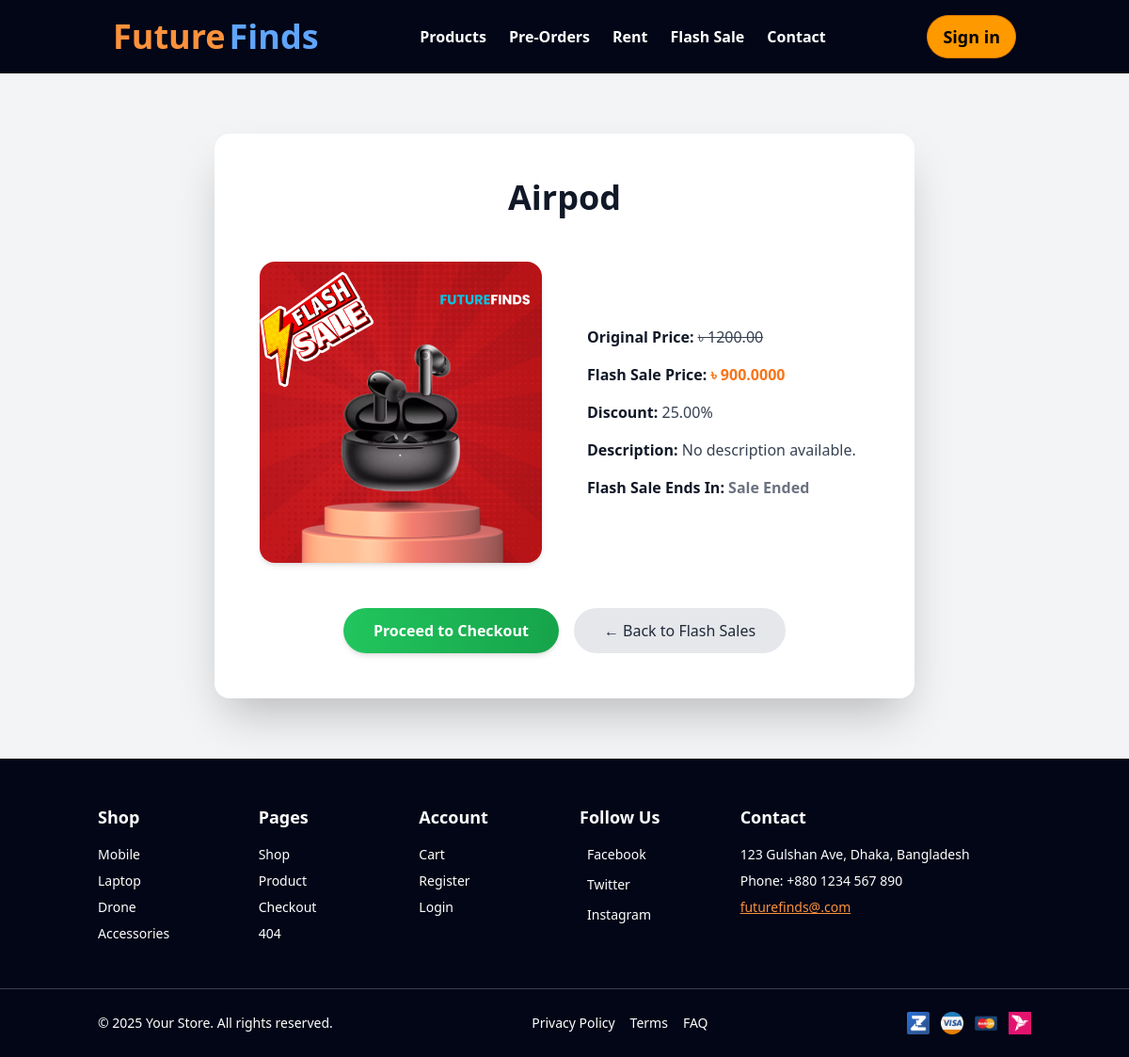
The page /product/product/flash-sale/6/ on the database its author committed.
### products/models.py (models this page shows, shortened)
class FlashSaleProduct(models.Model):
    name = models.CharField(max_length=255)
    image = models.ImageField(upload_to='flash_sale_images/', blank=True, null=True)
    discount_type = models.CharField(
        max_length=10,
        choices=[('percent', 'Percent'), ('fixed', 'Fixed')],
        default='percent'
    )
    original_price = models.DecimalField(max_digits=10, decimal_places=2, default=0)
    discount_value = models.DecimalField(
        max_digits=10,
        decimal_places=2,
        default=0,
        help_text="Enter percentage for percent discount, or fixed amount for fixed discount"
    )
    start_time = models.DateTimeField()
    end_time = models.DateTimeField()
    def get_sale_price(self):
        if self.discount_type == 'percent':
            return self.original_price * (1 - self.discount_value / 100)
        else:  # fixed
            return self.original_price - self.discount_value

### products/views.py (the view)
# urls.py: path("flash-sale/<int:pk>/", views.flash_sale_detail, name="flash_sale_detail"),
def flash_sale_detail(request, pk):
    product = get_object_or_404(FlashSaleProduct, pk=pk)
    return render(request, "flash_sale_detail.html", {"product": product})

### templates/flash_sale_detail.html (shortened to what this page needs)
{% load static %}
<!DOCTYPE html>
<html lang="en">
<head>
    <link href="https://cdn.jsdelivr.net/npm/daisyui@4.12.24/dist/full.min.css" rel="stylesheet">
    <script src="https://cdn.tailwindcss.com"></script>
</head>
<body class="bg-gray-100">
<header class="bg-slate-950 sticky top-0 z-50">
  <div class="container mx-auto flex justify-between items-center py-4 px-4 lg:px-8">
    <a href="{% url 'home' %}" class="flex items-center">
      <span class="text-orange-400 text-4xl font-bold">Future</span>
      <span class="text-blue-400 text-4xl font-bold ml-1">Finds</span>
    </a>
    <nav id="mobileMenu" class="hidden lg:flex md:flex-grow justify-center">
      <ul class="flex flex-col lg:flex-row lg:space-x-6 text-white font-semibold">
        <li><a href="{% url 'products' %}" class="hover:text-orange-400 py-2 block">Products</a></li>
        <li><a href="{% url 'preorder_products' %}" class="hover:text-orange-400 py-2 block">Pre-Orders</a></li>
        <li><a href="{% url 'rental_products' %}" class="hover:text-orange-400 py-2 block">Rent</a></li>
        <li><a href="{% url 'flash_sale' %}" class="hover:text-orange-400 py-2 block">Flash Sale</a></li>
        <li><a href="#footer_part" class="hover:text-orange-400 py-2 block">Contact</a></li>
      </ul>
    </nav>
    <div class="hidden lg:flex items-center space-x-4">
      {% if user.is_authenticated %}
        <span class="text-gray-200 text-lg">Hi, {{ user.username }}</span>
        <a href="{% url 'logout' %}"
           class="bg-[#5EBB2B] border border-[#4eaa0c] text-white hover:bg-transparent hover:text-[#5EBB2B] font-semibold px-4 py-2 rounded-full text-lg transition">
           Sign out
        </a>
      {% else %}
        <a href="{% url 'login' %}"
           class="bg-[#FF9900] border border-[#e17d00] text-black hover:bg-transparent hover:text-[#FF9900] font-semibold px-4 py-2 rounded-full text-lg transition">
           Sign in
        </a>
      {% endif %}
    </div>
  </div>
</header>
{% load static %}
<main class="container mx-auto my-16 px-4">
  <div class="bg-white shadow-2xl rounded-2xl p-8 md:p-12 w-full md:w-5/6 lg:w-3/4 mx-auto transition-transform duration-300 hover:-translate-y-1">
    <h2 class="text-3xl sm:text-4xl font-extrabold text-gray-900 mb-8 text-center pb-4">
      {{ product.name }}
    </h2>
    <div class="flex flex-col md:flex-row items-center gap-8 md:gap-12">
      <div class="w-full md:w-1/2 flex justify-center">
        {% if product.image %}
          <img src="{{ product.image.url }}"
               alt="{{ product.name }}"
               class="w-80 h-80 object-cover rounded-2xl shadow-md hover:scale-105 transition-transform duration-500">
        {% else %}
          <img src="{% static 'images/default.png' %}"
               alt="No Image"
               class="w-80 h-80 object-cover rounded-2xl shadow-md">
        {% endif %}
      </div>
      <div class="w-full md:w-1/2 text-gray-700 space-y-4">
        <p>
          <span class="font-semibold text-gray-900">Original Price:</span>
          <span class="line-through">৳ {{ product.original_price }}</span>
        </p>
        <p>
          <span class="font-semibold text-gray-900">Flash Sale Price:</span>
          <span class="text-orange-500 font-bold">৳ {{ product.get_sale_price }}</span>
        </p>
        <p>
          <span class="font-semibold text-gray-900">Discount:</span>
          {% if product.discount_type == 'percent' %}
            {{ product.discount_value }}%
          {% else %}
            ৳ {{ product.discount_value }}
          {% endif %}
        </p>
        <p>
          <span class="font-semibold text-gray-900">Description:</span>
          {{ product.description|default:"No description available." }}
        </p>
        <p>
          <span class="font-semibold text-gray-900">Flash Sale Ends In:</span>
          <span id="countdown" class="font-bold text-red-600"></span>
        </p>
      </div>
    </div>
    <div class="mt-12 flex flex-col sm:flex-row justify-center items-center gap-4">
      <a href="{% url 'flash_sale_checkout' product.pk %}"
         class="w-full sm:w-auto text-center bg-gradient-to-r from-green-500 to-green-600 text-white font-semibold py-3 px-8 rounded-full shadow-md hover:from-green-600 hover:to-green-700 transform hover:scale-105 transition-all duration-300">
         Proceed to Checkout
      </a>
      <a href="{% url 'flash_sale' %}"
         class="w-full sm:w-auto text-center bg-gray-200 text-gray-800 font-medium py-3 px-8 rounded-full hover:bg-gray-300 transition-all duration-300">
        ← Back to Flash Sales
      </a>
    </div>
  </div>
</main>
<footer class="bg-slate-950 text-white text-sm mt-10">
    {% load static %}
  <div class="container mx-auto px-4 py-12">
    <div class="grid grid-cols-1 sm:grid-cols-2 lg:grid-cols-6 gap-8">
      <div>
        <h3 class="text-lg font-semibold mb-4">Shop</h3>
        <ul class="space-y-2">
          <li><a href="/product/products/phone" class="hover:text-orange-400">Mobile</a></li>
          <li><a href="#" class="hover:text-orange-400">Laptop</a></li>
          <li><a href="#" class="hover:text-orange-400">Drone</a></li>
          <li><a href="#" class="hover:text-orange-400">Accessories</a></li>
        </ul>
      </div>
      <div>
        <h3 class="text-lg font-semibold mb-4">Pages</h3>
        <ul class="space-y-2">
          <li><a href="#" class="hover:text-orange-400">Shop</a></li>
          <li><a href="#" class="hover:text-orange-400">Product</a></li>
          <li><a href="#" class="hover:text-orange-400">Checkout</a></li>
          <li><a href="#" class="hover:text-orange-400">404</a></li>
        </ul>
      </div>
      <div>
        <h3 class="text-lg font-semibold mb-4">Account</h3>
        <ul class="space-y-2">
          <li><a href="#" class="hover:text-orange-400">Cart</a></li>
          <li><a href="#" class="hover:text-orange-400">Register</a></li>
          <li><a href="#" class="hover:text-orange-400">Login</a></li>
        </ul>
      </div>
      <div>
        <h3 class="text-lg font-semibold mb-4">Follow Us</h3>
        <ul class="space-y-3">
          <li><a href="#" class="flex items-center gap-2 hover:text-orange-400">
            <img src="{% static 'images/icons/facebook.svg' %}" class="h-4" alt=""> Facebook</a></li>
          <li><a href="#" class="flex items-center gap-2 hover:text-orange-400">
            <img src="{% static 'images/icons/twitter.svg' %}" class="h-4" alt=""> Twitter</a></li>
          <li><a href="#" class="flex items-center gap-2 hover:text-orange-400">
            <img src="{% static 'images/icons/instagram.svg' %}" class="h-4" alt=""> Instagram</a></li>
        </ul>
      </div>
      <div class="col-span-1 sm:col-span-2 lg:col-span-2">
        <h3 class="text-lg font-semibold mb-4">Contact</h3>
        <p class="mb-2">123 Gulshan Ave, Dhaka, Bangladesh</p>
        <p class="mb-2">Phone: +880 1234 567 890</p>
        <a href="mailto:info@yourstore.com" class="underline text-orange-400">futurefinds@.com</a>
      </div>
    </div>
  </div>
  <div class="border-t border-gray-700 py-6">
    <div class="container mx-auto px-4 flex flex-col md:flex-row justify-between items-center text-center gap-4">
      <p class="text-sm">&copy; 2025 Your Store. All rights reserved.</p>
      <ul class="flex flex-wrap justify-center gap-4">
        <li><a href="#" class="hover:text-orange-400">Privacy Policy</a></li>
        <li><a href="#" class="hover:text-orange-400">Terms</a></li>
        <li><a href="#" class="hover:text-orange-400">FAQ</a></li>
      </ul>
      <div class="flex items-center justify-center gap-3">
        <img src="{% static 'images/sslcommerz.png'%}" alt="SSLCommerz" class="h-6">
        <img src="{% static 'images/visa_11378344.png' %}" alt="Visa" class="h-6">
        <img src="{% static 'images/card_16174534.png' %}" alt="MasterCard" class="h-6">
        <img src="{% static 'images/unnamed.webp' %}" alt="bKash" class="h-6">
      </div>
    </div>
  </div>
</footer>
</body>
</html>

### rows shown on the page
FlashSaleProduct: name "Airpod", image (picture), original_price "1200.00", get_sale_price "900.0000", discount_value "25.00"

### other values the page prints
{{ product.description|default:"No description available." }} "No description available."
